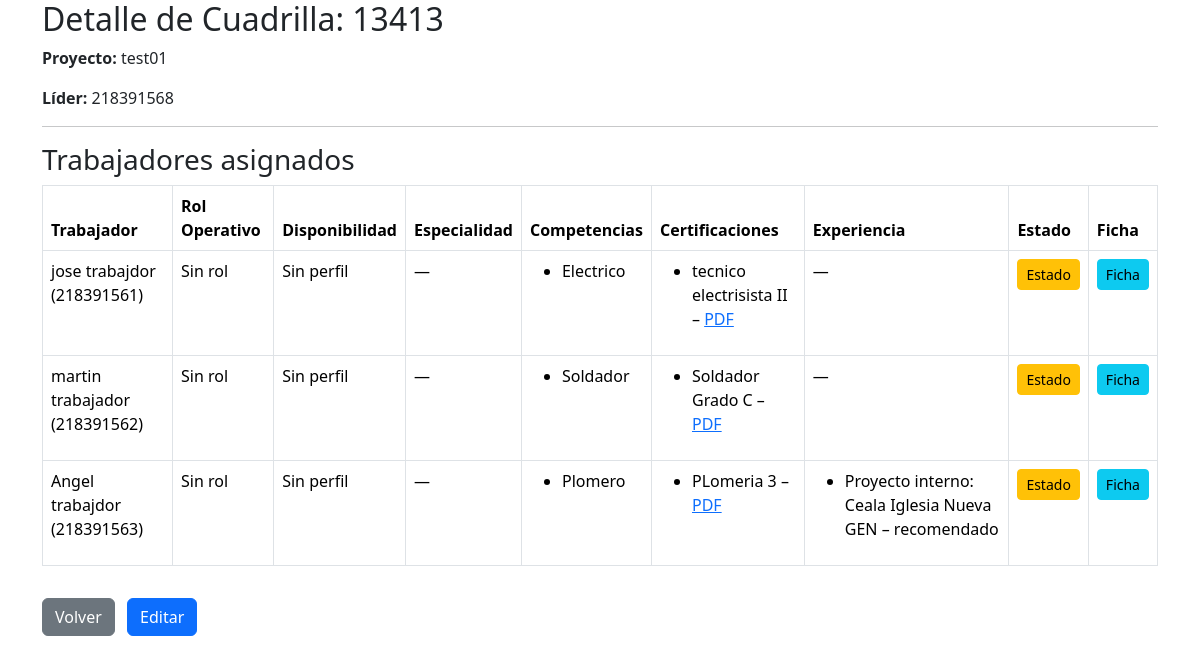
The page /personal/cuadrilla/35/ on the database its author committed.
### personal/models.py (models this page shows, shortened)
class Cuadrilla(models.Model):
    nombre = models.CharField(max_length=100)
    proyecto = models.ForeignKey(Proyecto, on_delete=models.CASCADE, related_name='cuadrillas', null=True, blank=True)
    lider = models.ForeignKey(User, on_delete=models.SET_NULL, null=True, blank=True, related_name='cuadrillas_lideradas')

class Asignacion(models.Model):
    trabajador = models.ForeignKey(User, on_delete=models.CASCADE)
    cuadrilla = models.ForeignKey(Cuadrilla, on_delete=models.CASCADE, related_name='asignaciones')
    rol = models.ForeignKey(Rol, on_delete=models.SET_NULL, null=True, blank=True)

class CompetenciaTrabajador(models.Model):
    NIVEL_CHOICES = [
        ('basico', 'Básico'),
        ('intermedio', 'Intermedio'),
        ('avanzado', 'Avanzado'),
        ('experto', 'Experto'),
    ]
    trabajador = models.ForeignKey(Trabajador, on_delete=models.CASCADE, related_name='competencias')
    nombre = models.CharField(max_length=100)
    nivel = models.CharField(max_length=20, choices=NIVEL_CHOICES, default='basico')
    fecha_adquisicion = models.DateField(null=True, blank=True)
    class Meta:
        unique_together = ('trabajador', 'nombre')

class CertificacionTrabajador(models.Model):
    trabajador = models.ForeignKey(Trabajador, on_delete=models.CASCADE, related_name='certificaciones_trabajador')
    nombre = models.CharField(max_length=150)
    entidad = models.CharField(max_length=150, blank=True, null=True)
    archivo = models.FileField(upload_to='certificaciones/', blank=True, null=True)
    fecha_emision = models.DateField()
    fecha_expiracion = models.DateField(null=True, blank=True)

class ExperienciaTrabajador(models.Model):
    trabajador = models.ForeignKey(Trabajador, on_delete=models.CASCADE, related_name='experiencias_trabajador')
    proyecto = models.CharField(max_length=150, blank=True, null=True)
    empresa_externa = models.CharField(max_length=150, blank=True, null=True)
    rol = models.CharField(max_length=100, blank=True, null=True)
    fecha_inicio = models.DateField(null=True, blank=True)
    fecha_termino = models.DateField(null=True, blank=True)
    calificacion = models.CharField(max_length=20, choices=[('no_recomendado','No recomendado'),('recomendado','Recomendado'),('muy_recomendado','Muy recomendado')], blank=True, null=True)

### proyectos/models.py (models this page shows, shortened)
class Proyecto(models.Model):
    nombre = models.CharField(max_length=100)
    descripcion = models.TextField(blank=True)
    TIPO_CHOICES = [
        ('construccion', 'Construcción'),
        ('mantenimiento', 'Mantenimiento'),
        ('instalacion', 'Instalación'),
        ('otro', 'Otro'),
    ]
    tipo = models.CharField(max_length=30, choices=TIPO_CHOICES, default='otro')
    COMPLEJIDAD_CHOICES = [
        ('baja', 'Baja'),
        ('media', 'Media'),
        ('alta', 'Alta'),
    ]
    complejidad = models.CharField(max_length=10, choices=COMPLEJIDAD_CHOICES, default='media')
    fecha_inicio = models.DateField()
    fecha_termino = models.DateField(null=True, blank=True)
    jefe = models.ForeignKey(User, on_delete=models.CASCADE, related_name='proyectos')
    activo = models.BooleanField(default=True)

### personal/views.py (the view)
def detalle_cuadrilla(request, cuadrilla_id):
    cuadrilla = get_object_or_404(Cuadrilla, id=cuadrilla_id)
    asignaciones = Asignacion.objects.filter(cuadrilla=cuadrilla)
    users = [a.trabajador for a in asignaciones]
    trabajadores = Trabajador.objects.filter(user__in=users)
    perfiles = TrabajadorPerfil.objects.filter(user__in=users)
    competencias = CompetenciaTrabajador.objects.filter(trabajador__in=trabajadores)
    certificaciones = CertificacionTrabajador.objects.filter(trabajador__in=trabajadores)
    experiencias = ExperienciaTrabajador.objects.filter(trabajador__in=trabajadores)
    perfil_map = {p.user_id: p for p in perfiles}
    comp_map = {}
    for c in competencias:
        user_id = c.trabajador.user_id
        comp_map.setdefault(user_id, []).append(c)
    cert_map = {}
    for c in certificaciones:
        user_id = c.trabajador.user_id
        cert_map.setdefault(user_id, []).append(c)
    exp_map = {}
    for e in experiencias:
        user_id = e.trabajador.user_id
        exp_map.setdefault(user_id, []).append(e)
    return render(request, "detalle_cuadrilla.html", {
        "cuadrilla": cuadrilla,
        "asignaciones": asignaciones,
        "perfil_map": perfil_map,
        "comp_map": comp_map,
        "cert_map": cert_map,
        "exp_map": exp_map,
        "can_manage": request.user.is_authenticated and request.user.groups.filter(name='JefeProyecto').exists(),
        "cuadrillas": Cuadrilla.objects.all(),
    })

### core/context_processors.py (called while the page is built)
def notificaciones_no_leidas(request):
    if request.user.is_authenticated:
        return {
            "notifs_no_leidas": request.user.notificaciones.filter(leida=False).count()
        }
    return {"notifs_no_leidas": 0}

### personal/templatetags/custom_tags.py (called while the page is built)
@register.filter
def get_item(dictionary, key):
    return dictionary.get(key)

### personal/templates/detalle_cuadrilla.html (shortened to what this page needs)
{% extends 'base.html' %}
{% load custom_tags %}
{% block content %}
<h2>Detalle de Cuadrilla: {{ cuadrilla.nombre }}</h2>
<p><strong>Proyecto:</strong>
    {% if cuadrilla.proyecto %}
        {{ cuadrilla.proyecto.nombre }}
    {% else %}
        <em>Sin proyecto asignado</em>
    {% endif %}
</p>
<p><strong>Líder:</strong>
    {% if cuadrilla.lider %}
        {{ cuadrilla.lider.username }}
    {% else %}
        <em>Sin líder asignado</em>
    {% endif %}
</p>
<hr>
<h3>Trabajadores asignados</h3>
{% if asignaciones %}
<table class="table table-bordered">
    <thead>
        <tr>
            <th>Trabajador</th>
            <th>Rol Operativo</th>
            <th>Disponibilidad</th>
            <th>Especialidad</th>
            <th>Competencias</th>
            <th>Certificaciones</th>
            <th>Experiencia</th>
            <th>Estado</th>
            <th>Ficha</th>
        </tr>
    </thead>
    <tbody>
    {% for a in asignaciones %}
        {% with user=a.trabajador perfil=perfil_map|get_item:user.id %}
        <tr>
            <td>{{ user.first_name }} {{ user.last_name }} ({{ user.username }})</td>
            <td>
                {% if a.rol %}
                    {{ a.rol.nombre }}
                {% else %}
                    Sin rol
                {% endif %}
            </td>
            <td>
                {% if perfil %}
                    {{ perfil.estado_efectivo }}
                {% else %}
                    Sin perfil
                {% endif %}
            </td>
            <td>
                {% if perfil and perfil.especialidad %}
                    {{ perfil.especialidad }}
                {% else %}
                    —
                {% endif %}
            </td>
            <td>
                {% if comp_map|get_item:user.id %}
                    <ul>
                        {% for c in comp_map|get_item:user.id %}
                            <li>{{ c.nombre }} {% if c.certificada %}(Certificada){% endif %}</li>
                        {% endfor %}
                    </ul>
                {% else %}
                    —
                {% endif %}
            </td>
            <td>
                {% if cert_map|get_item:user.id %}
                    <ul>
                        {% for cert in cert_map|get_item:user.id %}
                            <li>{{ cert.nombre }}
                                {% if cert.archivo %}
                                    – <a href="{{ cert.archivo.url }}" target="_blank">PDF</a>
                                {% endif %}
                            </li>
                        {% endfor %}
                    </ul>
                {% else %}
                    —
                {% endif %}
            </td>
            <td>
                {% if exp_map|get_item:user.id %}
                    <ul>
                                {% for exp in exp_map|get_item:user.id %}
                                    <li>
                                        {% if exp.proyecto %}
                                            Proyecto interno: {{ exp.proyecto }}
                                        {% else %}
                                            Externo: {{ exp.proyecto_externo }}{% if exp.empresa_externa %} ({{ exp.empresa_externa }}){% endif %}
                                        {% endif %}
                                        – {{ exp.calificacion }}
                                    </li>
                                {% endfor %}
                    </ul>
                {% else %}
                    —
                {% endif %}
            </td>
            <td>
                {% if user.trabajador_profile %}
                    <a href="{% url 'personal:editar_estado_trabajador' user.trabajador_profile.id %}"
                       class="btn btn-sm btn-warning">Estado</a>
                {% else %}
                    <em>Sin perfil</em>
                {% endif %}
            </td>
            <td>
                {% if user.trabajador_profile %}
                    <a href="{% url 'personal:detalle_trabajador' user.trabajador_profile.id %}"
                       class="btn btn-sm btn-info">Ficha</a>
                {% else %}
                    <em>Sin ficha</em>
                {% endif %}
            </td>
        </tr>
        {% endwith %}
    {% endfor %}
    </tbody>
</table>
{% else %}
<p>No hay trabajadores asignados.</p>
{% endif %}
<a href="{% url 'proyectos:panel' %}" class="btn btn-secondary mt-3">Volver</a>
<a href="{% url 'personal:editar_cuadrilla' cuadrilla.id %}" class="btn btn-primary mt-3 ms-2">Editar</a>
{% endblock %}

### rows shown on the page
Cuadrilla: proyecto.nombre "test01", lider.username "218391568"
Asignacion: trabajador.first_name "jose", trabajador.last_name "trabajdor", trabajador.username "218391561", shows "Sin rol"
CompetenciaTrabajador: nombre "Electrico"
CertificacionTrabajador: nombre "tecnico electrisista II"
Asignacion: trabajador.first_name "martin", trabajador.last_name "trabajador", trabajador.username "218391562", shows "Sin rol"
CompetenciaTrabajador: nombre "Soldador"
CertificacionTrabajador: nombre "Soldador Grado C"
Asignacion: trabajador.first_name "Angel", trabajador.last_name "trabajdor", trabajador.username "218391563", shows "Sin rol"
CompetenciaTrabajador: nombre "Plomero"
CertificacionTrabajador: nombre "PLomeria 3"
ExperienciaTrabajador: proyecto "Ceala Iglesia Nueva GEN", calificacion "recomendado"
